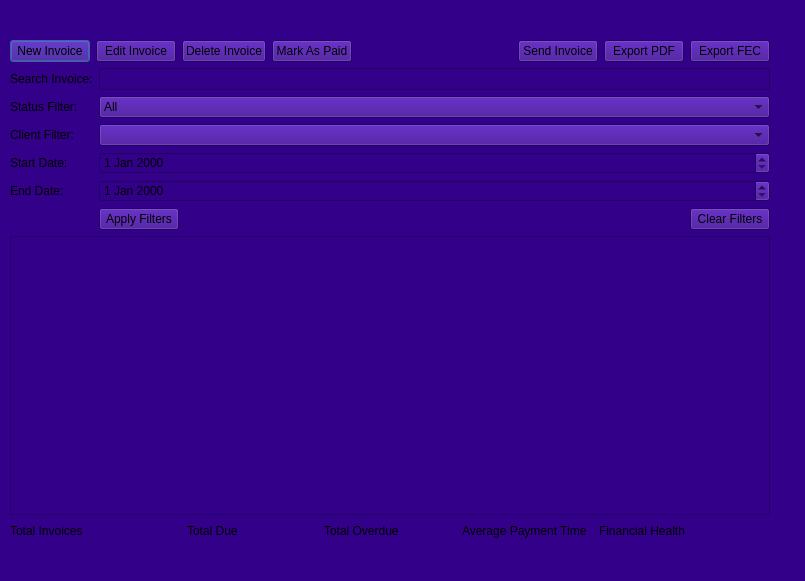
<?xml version="1.0" encoding="UTF-8"?>
<ui version="4.0">
 <class>InvoiceManagementWidget</class>
 <widget class="QDialog" name="InvoiceManagementWidget">
  <property name="geometry">
   <rect>
    <x>0</x>
    <y>0</y>
    <width>805</width>
    <height>581</height>
   </rect>
  </property>
  <property name="windowTitle">
   <string>Invoice Management - Smart Consulting Office</string>
  </property>
  <property name="styleSheet">
   <string notr="true">background-color: rgb(255, 255, 255);
background-color: rgb(242, 103, 255);
color: rgb(0, 0, 0);
background-color: rgb(51, 0, 138);</string>
  </property>
  <widget class="QWidget" name="verticalLayoutWidget">
   <property name="geometry">
    <rect>
     <x>10</x>
     <y>40</y>
     <width>760</width>
     <height>501</height>
    </rect>
   </property>
   <layout class="QVBoxLayout" name="verticalLayout">
    <item>
     <layout class="QHBoxLayout" name="horizontalLayout">
      <item>
       <widget class="QPushButton" name="newInvoiceButton">
        <property name="text">
         <string>New Invoice</string>
        </property>
       </widget>
      </item>
      <item>
       <widget class="QPushButton" name="editInvoiceButton">
        <property name="text">
         <string>Edit Invoice</string>
        </property>
       </widget>
      </item>
      <item>
       <widget class="QPushButton" name="deleteInvoiceButton">
        <property name="text">
         <string>Delete Invoice</string>
        </property>
       </widget>
      </item>
      <item>
       <widget class="QPushButton" name="markAsPaidButton">
        <property name="text">
         <string>Mark As Paid</string>
        </property>
       </widget>
      </item>
      <item>
       <spacer name="horizontalSpacer_3">
        <property name="orientation">
         <enum>Qt::Orientation::Horizontal</enum>
        </property>
        <property name="sizeHint" stdset="0">
         <size>
          <width>40</width>
          <height>20</height>
         </size>
        </property>
       </spacer>
      </item>
      <item>
       <widget class="QPushButton" name="sendInvoiceButton">
        <property name="text">
         <string>Send Invoice</string>
        </property>
       </widget>
      </item>
      <item>
       <widget class="QPushButton" name="exportPDFButton">
        <property name="text">
         <string>Export PDF</string>
        </property>
       </widget>
      </item>
      <item>
       <widget class="QPushButton" name="exportFECButton">
        <property name="text">
         <string>Export FEC</string>
        </property>
       </widget>
      </item>
     </layout>
    </item>
    <item>
     <layout class="QGridLayout" name="gridLayout">
      <item row="1" column="0">
       <widget class="QLabel" name="statusFilterLabel">
        <property name="text">
         <string>Status Filter:</string>
        </property>
       </widget>
      </item>
      <item row="4" column="0">
       <widget class="QLabel" name="endDateLabel">
        <property name="text">
         <string>End Date:</string>
        </property>
       </widget>
      </item>
      <item row="4" column="1">
       <widget class="QDateEdit" name="endDatePicker"/>
      </item>
      <item row="0" column="0">
       <widget class="QLabel" name="searchInvoiceLabel">
        <property name="text">
         <string>Search Invoice:</string>
        </property>
       </widget>
      </item>
      <item row="1" column="1">
       <widget class="QComboBox" name="statusFilterComboBox">
        <item>
         <property name="text">
          <string>All</string>
         </property>
        </item>
        <item>
         <property name="text">
          <string>Draft</string>
         </property>
        </item>
        <item>
         <property name="text">
          <string>Sent</string>
         </property>
        </item>
        <item>
         <property name="text">
          <string>Paid</string>
         </property>
        </item>
        <item>
         <property name="text">
          <string>Overdue</string>
         </property>
        </item>
        <item>
         <property name="text">
          <string>Partially Paid</string>
         </property>
        </item>
       </widget>
      </item>
      <item row="0" column="1">
       <widget class="QLineEdit" name="searchInvoiceInput">
        <property name="text">
         <string/>
        </property>
       </widget>
      </item>
      <item row="2" column="0">
       <widget class="QLabel" name="clientFilterLabel">
        <property name="text">
         <string>Client Filter:</string>
        </property>
       </widget>
      </item>
      <item row="3" column="0">
       <widget class="QLabel" name="startDateLabel">
        <property name="text">
         <string>Start Date:</string>
        </property>
       </widget>
      </item>
      <item row="3" column="1">
       <widget class="QDateEdit" name="startDatePicker"/>
      </item>
      <item row="2" column="1">
       <widget class="QComboBox" name="clientFilterComboBox"/>
      </item>
      <item row="5" column="1">
       <layout class="QHBoxLayout" name="horizontalLayout_2">
        <item>
         <widget class="QPushButton" name="applyFiltersButton">
          <property name="text">
           <string>Apply Filters</string>
          </property>
         </widget>
        </item>
        <item>
         <spacer name="horizontalSpacer">
          <property name="orientation">
           <enum>Qt::Orientation::Horizontal</enum>
          </property>
          <property name="sizeHint" stdset="0">
           <size>
            <width>40</width>
            <height>20</height>
           </size>
          </property>
         </spacer>
        </item>
        <item>
         <widget class="QPushButton" name="clearFiltersButton">
          <property name="text">
           <string>Clear Filters</string>
          </property>
         </widget>
        </item>
       </layout>
      </item>
     </layout>
    </item>
    <item>
     <widget class="QTableView" name="invoiceTableView"/>
    </item>
    <item>
     <layout class="QHBoxLayout" name="summaryLayout">
      <item>
       <widget class="QLabel" name="totalInvoicesLabel">
        <property name="text">
         <string>Total Invoices</string>
        </property>
       </widget>
      </item>
      <item>
       <spacer name="horizontalSpacer_2">
        <property name="orientation">
         <enum>Qt::Orientation::Horizontal</enum>
        </property>
        <property name="sizeType">
         <enum>QSizePolicy::Policy::Minimum</enum>
        </property>
        <property name="sizeHint" stdset="0">
         <size>
          <width>40</width>
          <height>20</height>
         </size>
        </property>
       </spacer>
      </item>
      <item>
       <widget class="QLabel" name="totalDueLabel">
        <property name="text">
         <string>Total Due</string>
        </property>
       </widget>
      </item>
      <item>
       <widget class="QLabel" name="totalOverdueLabel">
        <property name="text">
         <string>Total Overdue</string>
        </property>
       </widget>
      </item>
      <item>
       <widget class="QLabel" name="averagePaymentTimeLabel">
        <property name="text">
         <string>Average Payment Time</string>
        </property>
       </widget>
      </item>
      <item>
       <widget class="QLabel" name="financialHealthLabel">
        <property name="text">
         <string>Financial Health</string>
        </property>
       </widget>
      </item>
      <item>
       <spacer name="horizontalSpacer_4">
        <property name="orientation">
         <enum>Qt::Orientation::Horizontal</enum>
        </property>
        <property name="sizeType">
         <enum>QSizePolicy::Policy::Minimum</enum>
        </property>
        <property name="sizeHint" stdset="0">
         <size>
          <width>40</width>
          <height>20</height>
         </size>
        </property>
       </spacer>
      </item>
     </layout>
    </item>
   </layout>
  </widget>
 </widget>
 <resources/>
 <connections/>
</ui>
